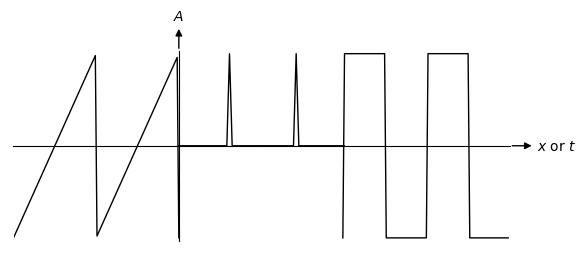

Generate this figure with Python:
import numpy as np
import matplotlib.pyplot as plt
from scipy import signal

fig = plt.figure()
ax = plt.gca()

#-- Set axis spines at 0
for spine in ['left', 'bottom']:
    ax.spines[spine].set_position('zero')

#-- Hide the other spines...
for spine in ['right', 'top']:
    ax.spines[spine].set_color('none')

#-- Decorate the spines
arrow_length = 20 # In points

#-- X-axis arrow
ax.annotate('$x$ or $t$', xy=(1, 0), xycoords=('axes fraction', 'data'), 
            xytext=(arrow_length, 0), textcoords='offset points',
            ha='left', va='center',
            arrowprops=dict(arrowstyle='<|-', fc='black'))

#-- Y-axis arrow
ax.annotate('$A$', xy=(0, 1), xycoords=('data', 'axes fraction'), 
            xytext=(0, arrow_length), textcoords='offset points',
            ha='center', va='bottom',
            arrowprops=dict(arrowstyle='<|-', fc='black'))

#-- Plot
ax.axis([-4*np.pi, 8*np.pi, -7.2, +7.2])
ax.grid(False)
ax.set_aspect(1)

# Turn off ticks
ax.set_yticks([])
ax.set_xticks([])

# Turn off tick labels
ax.set_yticklabels([])
ax.set_xticklabels([])

#-- Function

Theta = np.linspace(0, 4*np.pi, 100)
Amplitude2 = 7*signal.sawtooth(Theta)
ax.plot(Theta-4*np.pi, Amplitude2, 'k-', linewidth=1)

Theta = np.linspace(0-0.1, 4*np.pi-0.1, 100)
Amplitude1 = 7*signal.square(Theta)
ax.plot(Theta+4*np.pi, Amplitude1, 'k-', linewidth=1)

Theta = np.linspace(0, 2*np.pi, 32)

Amplitude3 = 7*signal.unit_impulse(32,19)
ax.plot(Theta, Amplitude3, 'k-', linewidth=1)

Amplitude4 = 7*signal.unit_impulse(32,13)
ax.plot(Theta+2*np.pi, Amplitude4, 'k-', linewidth=1)



plt.savefig("plot.png", bbox_inches='tight')

plt.show()
